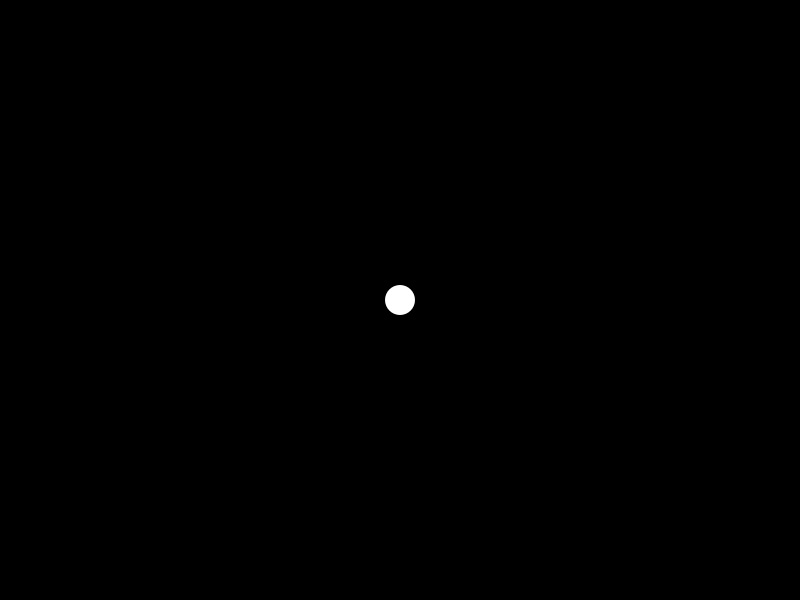
Frame 1 (no input)
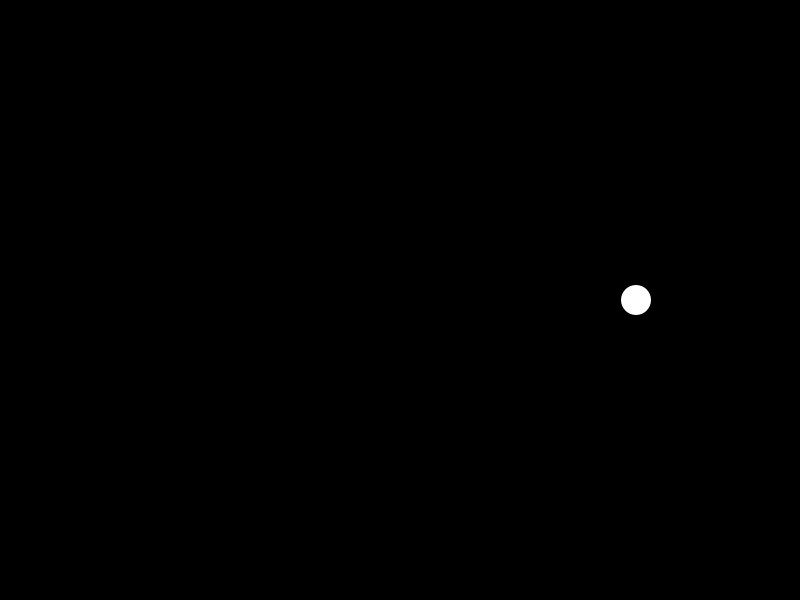
Frame 60 (the mouse pressed at the canvas centre just before this capture)
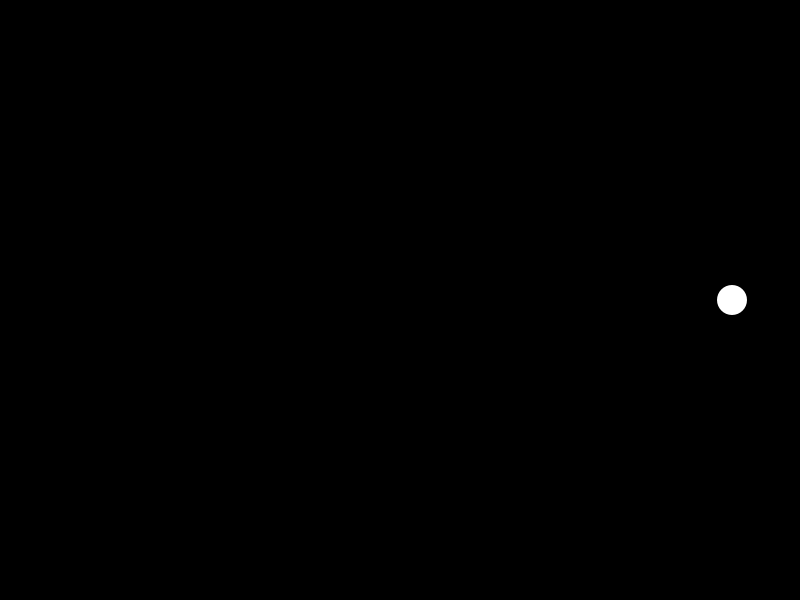
Frame 120 (the mouse held since frame 60 and released just before this capture)

The Processing sketch that drew these frames (run headless with seeded random() and noise(); from frame 60 on, the mouse is pressed at the canvas centre):

// Processing sketch: sketch_4_bounce1
// ── sketch_4_bounce1.pde
int cx = 0;
int vx = 4;

void setup()
{
  size(800,600);
  surface.setResizable(true);
  cx = width/2;
}

void draw()
{
  background(0);
  noStroke();
  circle(cx,height/2,30);
  cx = cx + vx;
  if(cx > width || cx < 0) vx = vx * (-1); 
  
}
